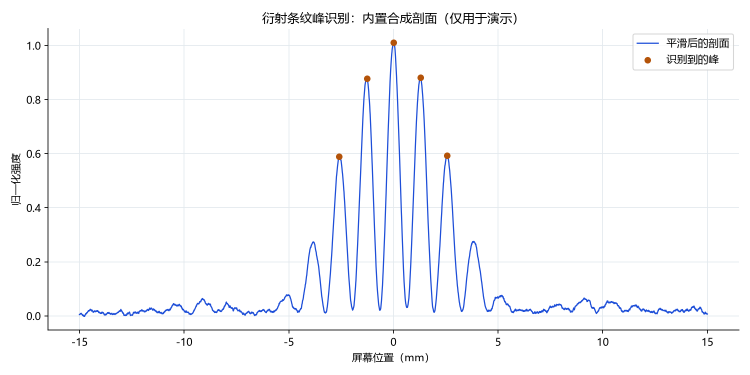
#> input picture output/charts/fringe_measurement.png, 1500 x 750 px (shown at 1/2 size)
$ python fringe_measure.py --image output/charts/fringe_measurement.png
#> lines starting #> are read from the running program, lines starting #| are printed output that depends on the picture
#!/usr/bin/env python3
# -*- coding: utf-8 -*-
"""从实验数据或图片估算衍射条纹间距。

作者：韩东杰
学号：3260103072

支持三种输入：
    1. --csv：一维强度数据，列为 position_mm,intensity 或 pixel,intensity
    2. --image：实拍灰度或彩色图片，取中央横带的平均剖面
    3. 不带输入：使用内置合成剖面，仅用于调试

用法：
    python fringe_measure.py
    python fringe_measure.py --csv data/fringe_profile.csv --expected-mm 1.30
    python fringe_measure.py --image 衍射照片.png --pixel-mm 0.042 --expected-mm 1.30
    python fringe_measure.py --csv data/fringe_profile.csv --output output/charts/my_profile.png
"""

from __future__ import annotations

import argparse
import csv
import os
import sys

import matplotlib

matplotlib.use("Agg")
import matplotlib.pyplot as plt
import numpy as np

plt.rcParams["font.sans-serif"] = ["Microsoft YaHei", "SimHei"]
plt.rcParams["axes.unicode_minus"] = False

BASE_DIR = os.path.dirname(os.path.abspath(__file__))
OUTPUT_DIR = os.path.join(BASE_DIR, "output", "charts")


def configure_stream(stream) -> None:
    reconfigure = getattr(stream, "reconfigure", None)
    if callable(reconfigure):
        try:
            reconfigure(encoding="utf-8")
        except Exception:
            pass


# [16 lines left out: function synthetic_profile, not called in this run]


def load_image_profile(image_path: str, band_fraction: float = 0.30) -> np.ndarray:
    """读取灰度图，扣背景，取中央横带的平均剖面。"""
#> called with image_path = 'output/charts/fringe_measurement.png', band_fraction = 0.3
    image = plt.imread(image_path).astype(float)
    if image.ndim == 3:
        image = image.mean(axis=2)
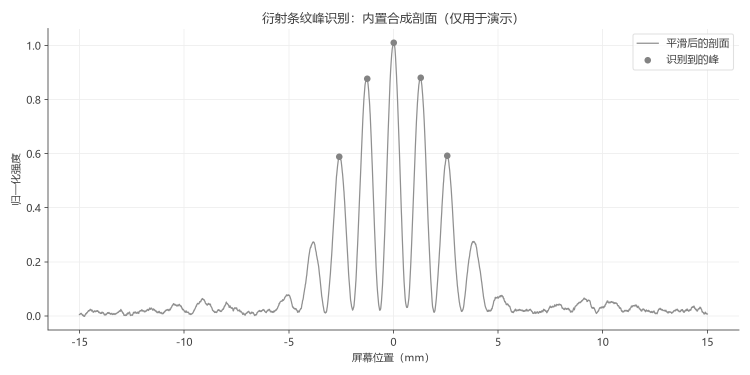
#> image: shape (750, 1500) float64 (shown at 1/2 size); min 0.25, max 1, mean 0.985
    height, width = image.shape
#> height = 750; width = 1500
    edge = min(10, width // 10)
#> edge = 10
    background = float(np.median(np.concatenate([image[:, :edge], image[:, -edge:]], axis=1)))
#> background = 1
    image = np.clip(image - background, 0.0, None)
#> image: shape (750, 1500) float64; every value is 0
    band = max(1, int(height * band_fraction))
#> band = 225
    start = (height - band) // 2
#> start = 262
    profile = image[start:start + band, :].mean(axis=0)
#> profile = 1500 values from 0 to 0
    return (profile - profile.min()) / (profile.max() - profile.min() + 1e-12)


# [38 lines left out: function load_csv_profile, not called in this run]


def smooth(values: np.ndarray, width: int) -> np.ndarray:
    kernel = np.ones(width, dtype=float) / width
    return np.convolve(values, kernel, mode="same")


def find_peaks(values: np.ndarray, min_height: float) -> np.ndarray:
    sign_change = np.diff(np.sign(np.diff(values)))
    peaks = np.where(sign_change < 0)[0] + 1
    return peaks[(values[peaks] >= min_height) & (peaks > 0) & (peaks < values.size - 1)]


def filter_close_peaks(values: np.ndarray, indices: np.ndarray, min_distance: int) -> np.ndarray:
    """按高度从高到低保留彼此距离不小于 min_distance 的峰。"""
    order = np.argsort(values[indices])[::-1]
    selected: list[int] = []
    for position in order:
        candidate = int(indices[position])
        if all(abs(candidate - kept) >= min_distance for kept in selected):
            selected.append(candidate)
    return np.sort(np.asarray(selected, dtype=int))


def parse_args() -> argparse.Namespace:
    parser = argparse.ArgumentParser(description="估算衍射条纹间距")
    source = parser.add_mutually_exclusive_group()
    source.add_argument("--csv", type=str, default=None, help="一维强度 CSV 文件")
    source.add_argument("--image", type=str, default=None, help="实拍灰度或彩色图片路径")
    parser.add_argument("--pixel-mm", type=float, default=None, help="每像素对应的毫米数")
    parser.add_argument("--expected-mm", type=float, default=1.30, help="理论条纹间距，单位 mm")
    parser.add_argument("--smooth-width", type=int, default=15, help="滑动平均窗口宽度")
    parser.add_argument("--output", type=str, default=None, help="输出 PNG 路径")
    return parser.parse_args()


def main() -> int:
    configure_stream(sys.stdout)
    args = parse_args()

    if args.csv:
        x_values, profile, unit = load_csv_profile(args.csv)
        if unit == "pixel" and args.pixel_mm:
            x_values = x_values * args.pixel_mm
            unit = "mm"
        source_label = os.path.basename(args.csv)
        scale_note = (
            f"标定：{args.pixel_mm} mm/pixel"
            if args.pixel_mm
            else "CSV 坐标单位：" + unit
        )
    elif args.image:
        profile = load_image_profile(args.image)
#> profile = 1500 values from 0 to 0
        if args.pixel_mm:
            x_values = np.arange(profile.size) * args.pixel_mm
            unit = "mm"
            scale_note = f"标定：{args.pixel_mm} mm/pixel"
        else:
            x_values = np.arange(profile.size, dtype=float)
#> x_values = 1500 values from 0 to 1499
            unit = "pixel"
            scale_note = "未标定，结果单位为像素"
        source_label = os.path.basename(args.image)
    else:
        x_values = np.linspace(-15.0, 15.0, 3001)
        profile = synthetic_profile(x_values, args.expected_mm)
        unit = "mm"
        source_label = "内置合成剖面（仅用于演示）"
        scale_note = "合成数据，坐标为 mm"

    smoothed = smooth(profile, max(3, args.smooth_width))
#> smoothed = 1500 values from 0 to 0
    peak_indices = find_peaks(smoothed, float(np.max(smoothed) * 0.30))
#> in find_peaks, `sign_change = np.diff(np.sign(np.diff(values)))`: sign_change = 1498 values from 0 to 0
#> in find_peaks, `peaks = np.where(sign_change < 0)[0] + 1`: peaks = empty array
#> peak_indices = empty array

    if unit == "mm":
        median_step = float(np.median(np.diff(x_values)))
        min_separation = max(3, int(round(args.expected_mm / median_step * 0.35)))
    elif args.pixel_mm:
        min_separation = max(3, int(round(args.expected_mm / args.pixel_mm * 0.35)))
    else:
        min_separation = max(3, smoothed.size // 40)
#> min_separation = 37

    peak_indices = filter_close_peaks(smoothed, peak_indices, min_separation)
#> in filter_close_peaks, `order = np.argsort(values[indices])[::-1]`: order = empty array
#> after the loop in filter_close_peaks, `for position in order:`: selected = []
    peak_x = x_values[peak_indices]
#> peak_x = empty array
    peak_y = smoothed[peak_indices]
#> peak_y = empty array

    if peak_x.size < 2:
        print("没有找到足够多的条纹峰，先检查过曝、背景和图片方向。")
        return 1

    gaps = np.diff(peak_x)
    median_gap = float(np.median(gaps))
    kept = gaps[np.abs(gaps - median_gap) <= 0.25 * median_gap] if median_gap else gaps
    if kept.size < 2:
        kept = gaps
    mean_gap = float(np.mean(kept))
    if kept.size >= 2:
        std_gap = float(np.std(kept, ddof=1))
        std_error = std_gap / np.sqrt(kept.size)
    else:
        std_error = 0.0

    fig, ax = plt.subplots(figsize=(10, 5))
    ax.plot(x_values, smoothed, color="#1D4ED8", linewidth=1.2, label="平滑后的剖面")
    ax.scatter(peak_x, peak_y, color="#B45309", s=28, zorder=3, label="识别到的峰")
    ax.set_xlabel(f"屏幕位置（{unit}）")
    ax.set_ylabel("归一化强度")
    ax.set_title(f"衍射条纹峰识别：{source_label}")
    ax.grid(color="#E3E9EE", linewidth=0.8)
    ax.legend()
    for spine in ("top", "right"):
        ax.spines[spine].set_visible(False)
    fig.tight_layout()

    output_path = args.output or os.path.join(OUTPUT_DIR, "fringe_measurement.png")
    os.makedirs(os.path.dirname(os.path.abspath(output_path)), exist_ok=True)
    fig.savefig(output_path, dpi=150)
    plt.close(fig)

    print(f"数据来源：{source_label}")
    print(scale_note)
    print(f"找到峰：{peak_x.size} 个")
    print(f"使用间距：{kept.size} 个")
    print(f"条纹间距 = {mean_gap:.4f} ± {std_error:.4f} {unit}")
    print(f"理论间距 = {args.expected_mm:.4f} mm")
    if unit == "mm":
        relative = (mean_gap - args.expected_mm) / args.expected_mm * 100.0
        print(f"相对偏差 = {relative:+.2f}%")
    else:
        print("提示：没有给 --pixel-mm，当前结果是像素间距。")
    print(f"图已保存：{output_path}")
    return 0


if __name__ == "__main__":
#> (the run stopped early here; a loop or call above may not have finished)

$ run again, with output/charts/diffraction_cases.png copied over output/charts/fringe_measurement.png
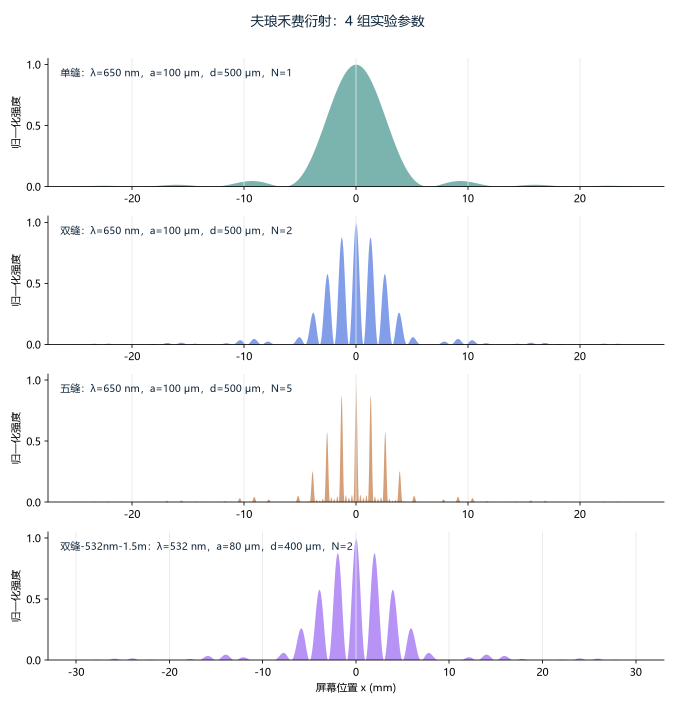
#> input picture output/charts/diffraction_cases.png, 1350 x 1410 px (shown at 1/2 size)
#> in load_image_profile, `image = image.mean(axis=2)`:
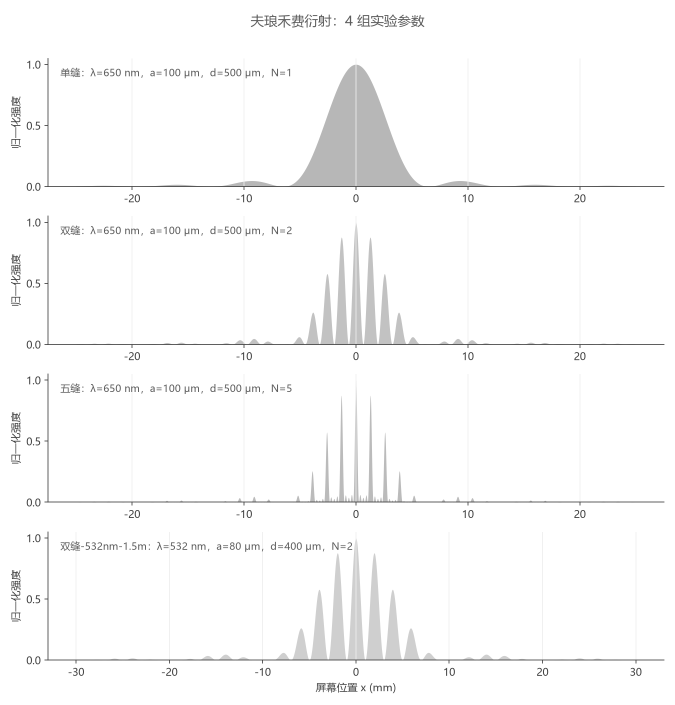
#> image: shape (1410, 1350) float64 (shown at 1/2 size); min 0.25, max 1, mean 0.98
#> background = 1
#> in load_image_profile, `profile = image[start:start + band, :].mean(axis=0)`: profile = 1350 values from 0 to 0
#> sign_change = 1348 values from 0 to 0
#> peaks = empty array
#> after the loop in filter_close_peaks, `for position in order:`: selected = []
#> peak_x = empty array

$ run again, with output/charts/diffraction_patterns.png copied over output/charts/fringe_measurement.png
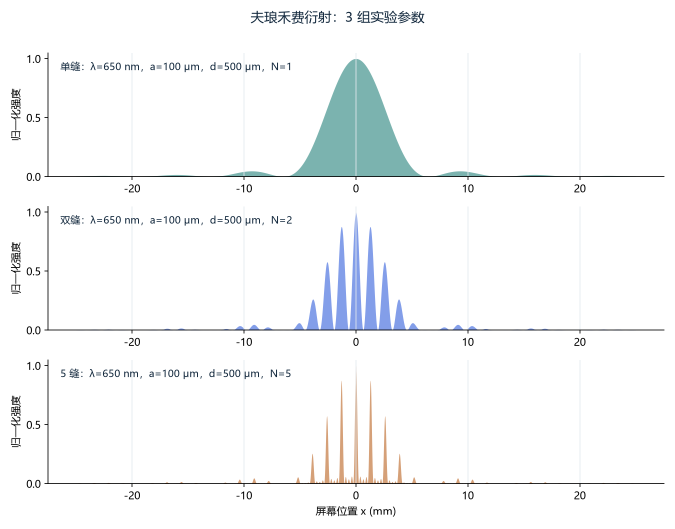
#> input picture output/charts/diffraction_patterns.png, 1350 x 1057 px (shown at 1/2 size)
#> in load_image_profile, `image = image.mean(axis=2)`:
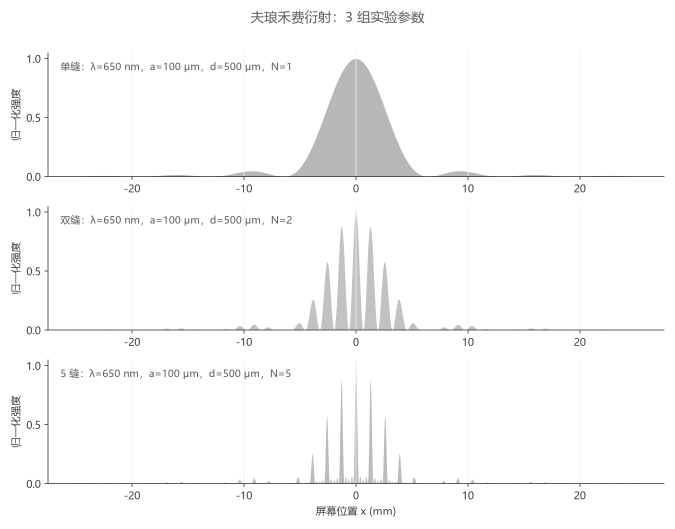
#> image: shape (1057, 1350) float64 (shown at 1/2 size); min 0.25, max 1, mean 0.979
#> background = 1
#> in load_image_profile, `profile = image[start:start + band, :].mean(axis=0)`: profile = 1350 values from 0 to 0
#> sign_change = 1348 values from 0 to 0
#> peaks = empty array
#> after the loop in filter_close_peaks, `for position in order:`: selected = []
#> peak_x = empty array

$ run again, with output/charts/fringe_from_csv.png copied over output/charts/fringe_measurement.png
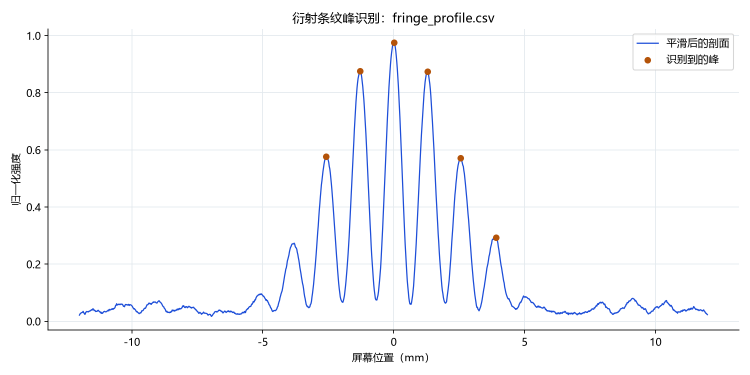
#> input picture output/charts/fringe_from_csv.png, 1500 x 750 px (shown at 1/2 size)
#> in load_image_profile, `image = image.mean(axis=2)`:
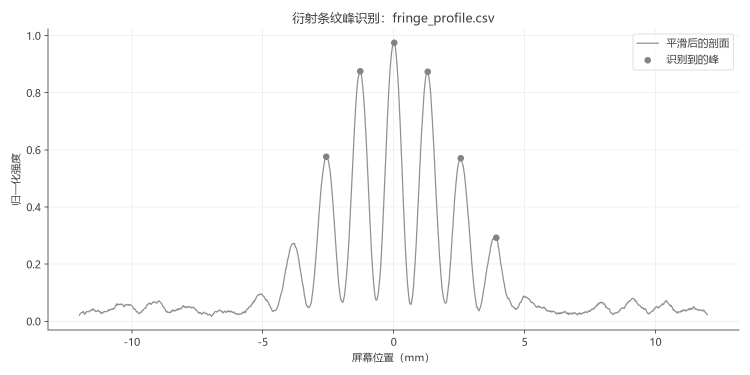
#> image: shape (750, 1500) float64 (shown at 1/2 size); min 0.25, max 1, mean 0.986
#> background = 1
#> in load_image_profile, `profile = image[start:start + band, :].mean(axis=0)`: profile = 1500 values from 0 to 0
#> sign_change = 1498 values from 0 to 0
#> peaks = empty array
#> after the loop in filter_close_peaks, `for position in order:`: selected = []
#> peak_x = empty array
